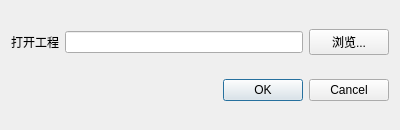
<?xml version="1.0" encoding="UTF-8"?>
<ui version="4.0">
 <class>OpenProject</class>
 <widget class="QWidget" name="OpenProject">
  <property name="geometry">
   <rect>
    <x>0</x>
    <y>0</y>
    <width>400</width>
    <height>130</height>
   </rect>
  </property>
  <property name="windowTitle">
   <string>打开工程</string>
  </property>
  <property name="windowIcon">
   <iconset resource="../resources/QtWidgetsApplication3.qrc">
    <normaloff>:/QtWidgetsApplication3/icon/InSARapp.ico</normaloff>:/QtWidgetsApplication3/icon/InSARapp.ico</iconset>
  </property>
  <layout class="QVBoxLayout" name="verticalLayout">
   <item>
    <layout class="QHBoxLayout" name="horizontalLayout">
     <item>
      <widget class="QLabel" name="label">
       <property name="text">
        <string>打开工程</string>
       </property>
      </widget>
     </item>
     <item>
      <widget class="QLineEdit" name="PathLine"/>
     </item>
     <item>
      <widget class="QPushButton" name="BrowseButton">
       <property name="text">
        <string>浏览...</string>
       </property>
      </widget>
     </item>
    </layout>
   </item>
   <item>
    <widget class="QDialogButtonBox" name="buttonBox">
     <property name="standardButtons">
      <set>QDialogButtonBox::Cancel|QDialogButtonBox::Ok</set>
     </property>
    </widget>
   </item>
  </layout>
 </widget>
 <resources>
  <include location="../resources/QtWidgetsApplication3.qrc"/>
 </resources>
 <connections/>
</ui>
